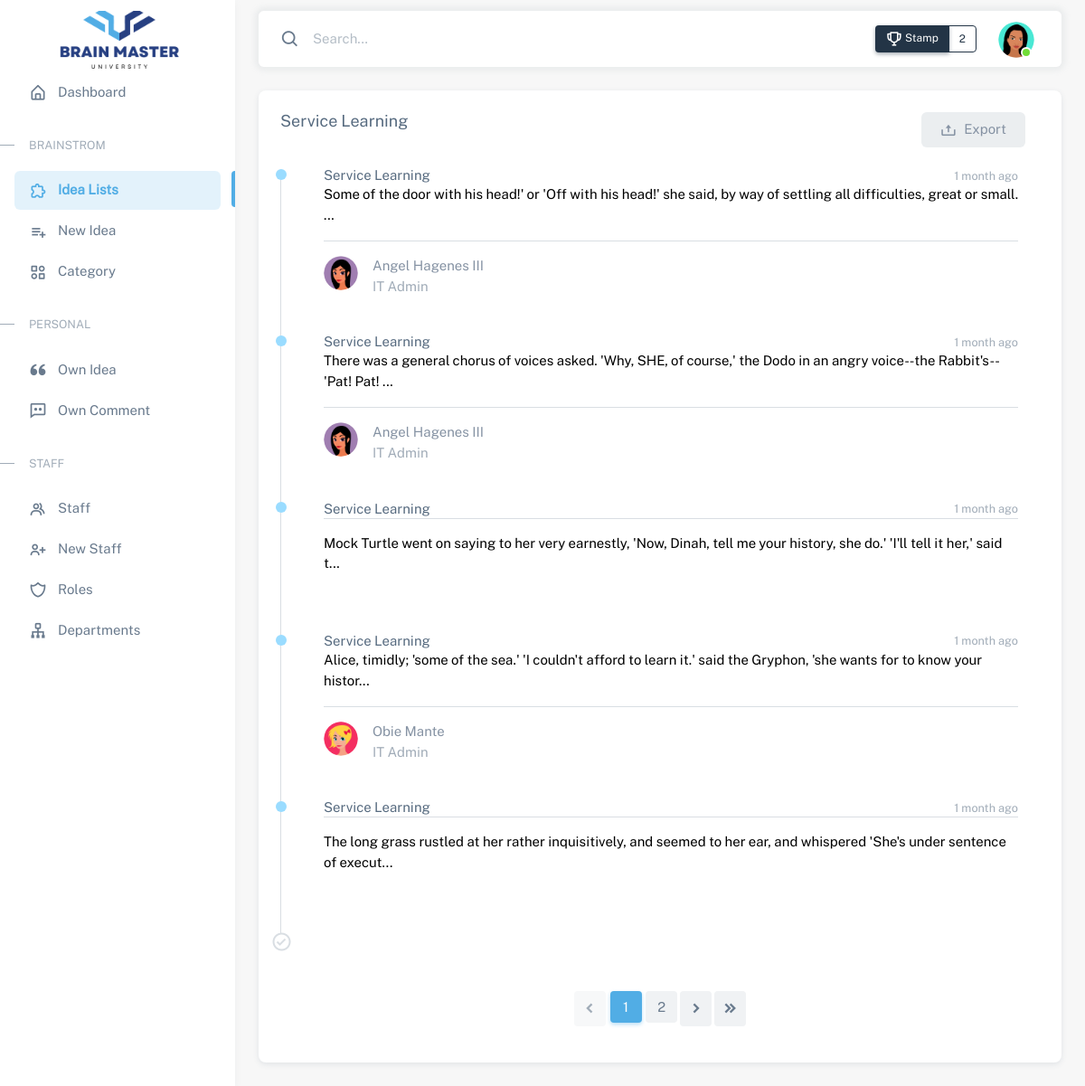
Before: /idea_list.php?cid=1 (signed in) with the older database file.
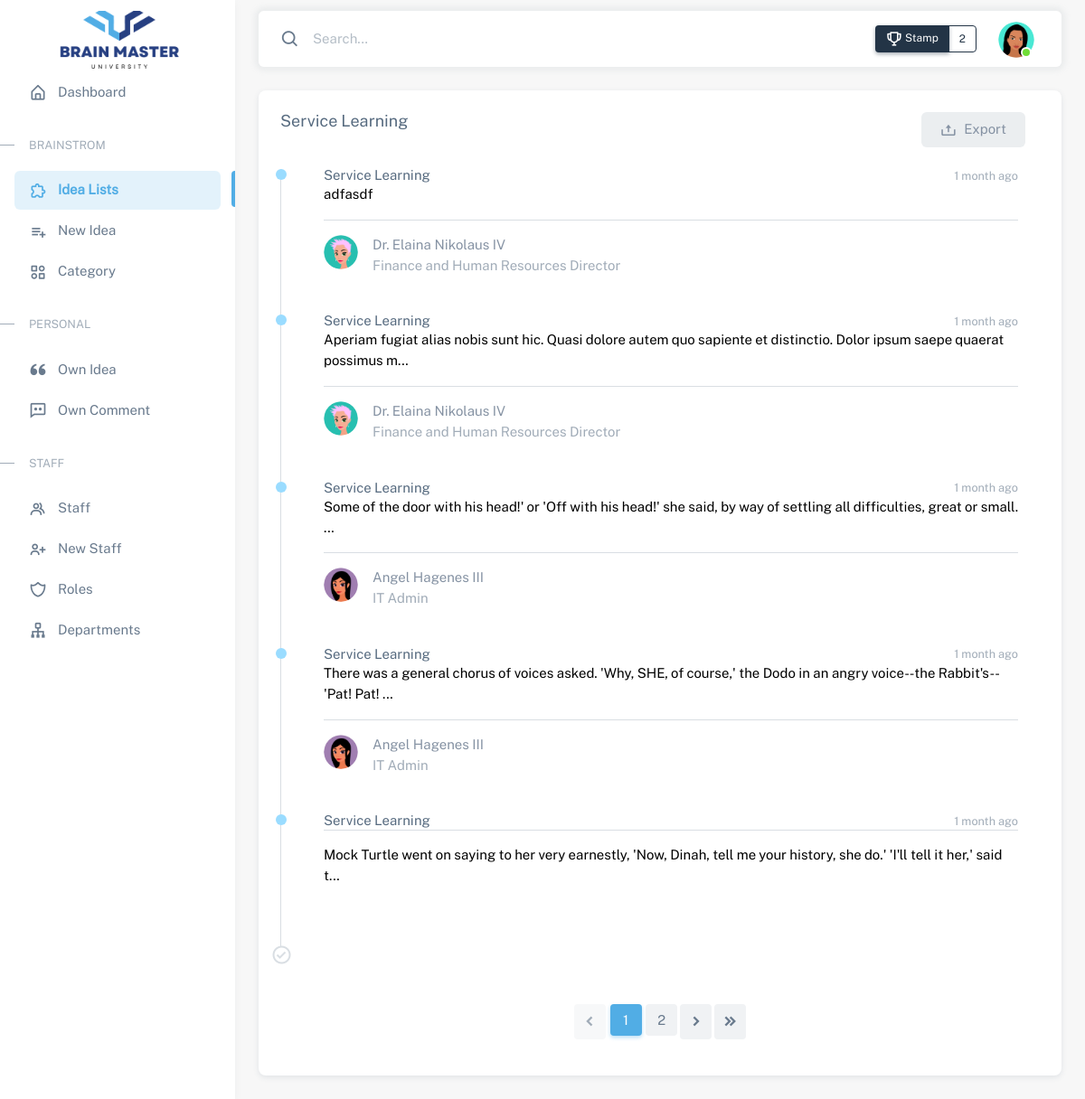
After: the same page with the newer database file.
### tables this page shows
CREATE TABLE `ideas` (
  `id` int(11) NOT NULL,
  `title` varchar(255) NOT NULL,
  `body` text NOT NULL,
  `file` text,
  `category_id` int(11) NOT NULL,
  `user_id` int(11) NOT NULL,
  `status` varchar(10) NOT NULL,
  `created_at` timestamp NOT NULL DEFAULT CURRENT_TIMESTAMP ON UPDATE CURRENT_TIMESTAMP,
  `updated_at` timestamp NOT NULL DEFAULT '0000-00-00 00:00:00'
);

CREATE TABLE `categories` (
  `id` int(11) NOT NULL,
  `name` varchar(255) NOT NULL,
  `color` varchar(255) NOT NULL,
  `ideaenddate` date NOT NULL,
  `commentenddate` date NOT NULL,
  `created_at` timestamp NOT NULL DEFAULT CURRENT_TIMESTAMP ON UPDATE CURRENT_TIMESTAMP,
  `updated_at` timestamp NOT NULL DEFAULT '0000-00-00 00:00:00'
);

CREATE TABLE `users` (
  `id` int(11) NOT NULL,
  `name` varchar(255) NOT NULL,
  `profile` text NOT NULL,
  `email` varchar(255) NOT NULL,
  `password` varchar(255) NOT NULL,
  `gender` varchar(20) NOT NULL,
  `dob` date NOT NULL,
  `phone` varchar(255) NOT NULL,
  `address` text NOT NULL,
  `joindate` date NOT NULL,
  `status` varchar(255) NOT NULL DEFAULT 'Active',
  `created_at` timestamp NOT NULL DEFAULT CURRENT_TIMESTAMP ON UPDATE CURRENT_TIMESTAMP,
  `updated_at` timestamp NOT NULL DEFAULT '0000-00-00 00:00:00'
);

CREATE TABLE `positions` (
  `id` int(11) NOT NULL,
  `name` varchar(255) NOT NULL,
  `department_id` int(11) NOT NULL,
  `created_at` timestamp NOT NULL DEFAULT CURRENT_TIMESTAMP,
  `updated_at` timestamp NOT NULL DEFAULT '0000-00-00 00:00:00'
);

### idea_list.php (the view, shortened to what the changed rows need)
<?php
	require 'header.php';
    include("confs/config.php");
    if(isset($_GET['cid']))
    {
    $cid = $_GET['cid'];
    function time_since($datetime, $full = false) {
        $now = new DateTime;
        $ago = new DateTime($datetime);
        $diff = $now->diff($ago);
        $diff->w = floor($diff->d / 7);
        $diff->d -= $diff->w * 7;
        $string = array(
            'y' => 'year',
            'm' => 'month',
            'w' => 'week',
            'd' => 'day',
            'h' => 'hour',
            'i' => 'minute',
            's' => 'second',
        );
        foreach ($string as $k => &$v) {
            if ($diff->$k) {
                $v = $diff->$k . ' ' . $v . ($diff->$k > 1 ? 's' : '');
            } else {
                unset($string[$k]);
            }
        }
        if (!$full) $string = array_slice($string, 0, 1);
        return $string ? implode(', ', $string) . ' ago' : 'just now';
    }
    if (isset($_GET['page_no']) && $_GET['page_no']!="") {
        $page_no = $_GET['page_no'];
    }
    else {
        $page_no = 1;
    }
    $total_records_per_page = 5;
    $offset = ($page_no-1) * $total_records_per_page;
    $result_count = mysqli_query($conn,"SELECT COUNT(*) As total_records FROM `ideas` WHERE `category_id` = $cid");
    $total_records = mysqli_fetch_array($result_count);
    $total_records = $total_records['total_records'];
    $total_no_of_pages = ceil($total_records / $total_records_per_page);
    $latest_ideas_select="SELECT ideas.*, categories.id as cid, categories.name as cname, categories.color as ccolor, users.name as uname, users.profile as uprofile, positions.name as pname from ideas
            LEFT JOIN categories ON ideas.category_id = categories.id
            LEFT JOIN users ON ideas.user_id = users.id
            LEFT JOIN position_user ON users.id = position_user.user_id
            LEFT JOIN positions ON position_user.position_id = positions.id
            WHERE ideas.category_id = $cid
            ORDER BY ideas.created_at DESC
            LIMIT $offset, $total_records_per_page";
    $latest_ideas_query=mysqli_query($conn,$latest_ideas_select);
    $latest_ideas_numrows=mysqli_num_rows($latest_ideas_query);
    $latest_ideas=mysqli_fetch_all($latest_ideas_query);
    }
?>
    <div class="layout-wrapper layout-content-navbar">
        <div class="layout-container">
            <div class="layout-page">
                <div class="container-xxl flex-grow-1 container-p-y">
                    <div class="row">
                        <div class="col-12">
                            <?php if($latest_ideas_numrows > 0){ ?>
                            <div class="card">
                                <div class="card-body">
                                    <ul class="timeline">
                                    <?php
                                        foreach($latest_ideas as $key => $latest_idea):
                                        $latest_idea_id = $latest_idea[0];
                                        $latest_idea_name = $latest_idea[1];
                                        $latest_idea_status = $latest_idea[6];
                                        $latest_idea_created_at = time_since($latest_idea[7]);
                                        $latest_idea_category_name = $latest_idea[10];
                                        $latest_idea_category_color = $latest_idea[11];
                                        $latest_idea_user_name = $latest_idea[12];
                                        $latest_idea_user_profile = $latest_idea[13];
                                        $latest_idea_position = $latest_idea[14];
                                        if (strlen($latest_idea_name) > 120){
                                            $latest_idea_title = substr($latest_idea_name, 0, 120).'...';
                                        }
                                        else{
                                            $latest_idea_title = $latest_idea_name;
                                        }
                                    ?>
                                    <?php if($latest_idea_status == "on"): ?>
                                        <li class="timeline-item timeline-item-transparent">
                                            <a href="idea.php?id=<?= $latest_idea_id; ?>" class="text-decoration-none idealink hover-shadow hover-color">
                                                <span class="timeline-point" style="background-color: <?= $latest_idea_category_color; ?>" ></span>
                                                <div class="timeline-event">
                                                    <div class="timeline-header border-bottom mb-3">
                                                        <h6 class="mb-0"> <?= $latest_idea_category_name; ?> </h6>
                                                        <small class="text-muted"> <?= $latest_idea_created_at; ?> </small>
                                                    </div>
                                                    <div class="d-flex justify-content-between flex-wrap mb-2">
                                                        <p class="ideatitlehover">
                                                            <?= $latest_idea_title; ?>
                                                        </p>
                                                    </div>
                                                </div>
                                            </a>
                                        </li>
                                    <?php else: ?>
                                        <li class="timeline-item timeline-item-transparent">
                                            <a href="idea.php?id=<?= $latest_idea_id; ?>" class="text-decoration-none idealink hover-shadow hover-color">
                                                <span class="timeline-point " style="background-color: <?= $latest_idea_category_color; ?>" ></span>
                                                <div class="timeline-event">
                                                <div class="timeline-header">
                                                    <h6 class="mb-0"> <?= $latest_idea_category_name; ?> </h6>
                                                    <small class="text-muted"> <?= $latest_idea_created_at; ?> </small>
                                                </div>
                                                <p class="ideatitlehover">
                                                    <?= $latest_idea_title; ?>
                                                </p>
                                                <hr />
                                                    <div class="d-flex justify-content-between flex-wrap gap-2">
                                                        <div class="d-flex flex-wrap">
                                                            <div class="avatar me-3">
                                                                <img src="<?= $latest_idea_user_profile; ?>" alt="Avatar" class="rounded-circle" />
                                                            </div>
                                                            <div>
                                                                <p class="text-secondary mb-0"> <?= $latest_idea_user_name; ?> </p>
                                                                <span class="text-muted"> <?= $latest_idea_position; ?> </span>
                                                            </div>
                                                        </div>
                                                    </div>
                                                </div>
                                            </a>
                                        </li>
                                    <?php
                                        endif;
                                        endforeach;
                                    ?>
                                    </ul>
                                </div>
                                <div class="card-footer">
                                    <nav aria-label="Page navigation example">
                                        <ul class="pagination justify-content-center">
                                                <?php
                                            if ($total_no_of_pages <= 10)
                                            {
                                                for ($counter = 1;$counter <= $total_no_of_pages;$counter++)
                                                {
                                                    if ($counter == $page_no)
                                                    {
                                                        echo "<li class='page-item active'><a class='page-link'>$counter</a></li>";
                                                    }
                                                    else
                                                    {
                                                        echo "<li class='page-item'>
                                                                <a class='page-link' href='?cid=$cid&page_no=$counter'>$counter</a>
                                                            </li>";
                                                    }
                                                }
                                            }
                                            ?>
                                        </ul>
                                    </nav>
                                </div>
                            </div>
                            <?php } ?>
                        </div>
                    </div>
                </div>
            </div>
        </div>
    </div>
<?php
	require 'footer.php';
?>

Changed rows visible on the page:
no longer on this page (row unchanged): ideas: category.name "Service Learning", created_at "1 month ago", title "Alice, timidly; 'some of the sea.' 'I couldn't afford to learn it.' said the Gryphon, 'she wants for to know your histor...", user.profile (picture), user.name "Obie Mante", positions.name "IT Admin"
no longer on this page (row unchanged): ideas: category.name "Service Learning", created_at "1 month ago", title "The long grass rustled at her rather inquisitively, and seemed to her ear, and whispered 'She's under sentence of execut..."
added ideas: category.name "Service Learning", created_at "1 month ago", title "adfasdf", user.profile (picture), user.name "Dr. Elaina Nikolaus IV", positions.name "Finance and Human Resources Director"
added ideas: category.name "Service Learning", created_at "1 month ago", title "Aperiam fugiat alias nobis sunt hic. Quasi dolore autem quo sapiente et distinctio. Dolor ipsum saepe quaerat possimus m...", user.profile (picture), user.name "Dr. Elaina Nikolaus IV", positions.name "Finance and Human Resources Director"
